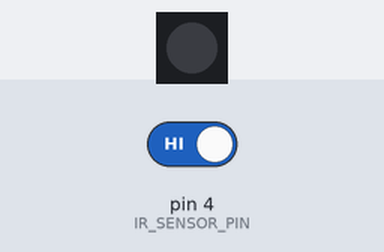
The sketch below on a simulated Arduino Uno, built with avr-gcc and run on an emulated ATmega328P. On the bench: 1 RGB LEDs in strip order, left to right. Inputs (shaded band) come from the test bench; at power-on: pin 4 (IR_SENSOR_PIN) HIGH.

Above: at 1.2 s.
1.3 s: pin 4 (IR_SENSOR_PIN) driven LOW
At 1.45 s:
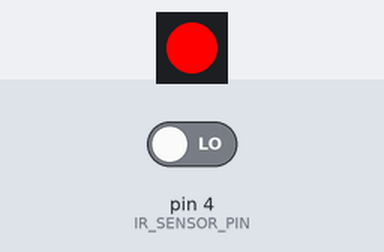
At 4.2 s:
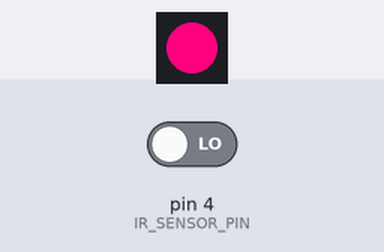
4.3 s: pin 4 (IR_SENSOR_PIN) driven HIGH
5.8 s: pin 4 (IR_SENSOR_PIN) driven LOW
At 5.95 s:
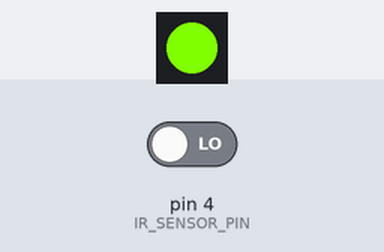
Timing chart, 0 to 14.8 s (numbered marks = the images above; inputs shaded):
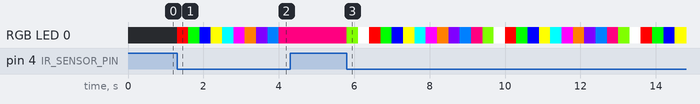

Measured:
- after the input at 1.3 s, RGB LED 0: off → RGB(255, 0, 0) at once, → RGB(0, 255, 0) 0.30 s later, → RGB(0, 0, 255) 0.30 s later, → RGB(255, 255, 0) 0.30 s later, … (10 changes in this stretch)
- after the input at 4.3 s, every drawn part: stays the same

The sketch:

ColorChangingIRSensor.ino
```cpp
#include <Adafruit_NeoPixel.h>

#define LED_PIN 15        // Pin where WS2812 LED strip is connected
#define NUM_LEDS 1       // Number of LEDs in the strip
#define IR_SENSOR_PIN 4  // Pin where IR sensor is connected

Adafruit_NeoPixel strip(NUM_LEDS, LED_PIN, NEO_GRB + NEO_KHZ800);

int colorIndex = 0;  // To track which color is active

// Define 12 colors in RGB format
uint32_t colors[12] = {
  strip.Color(255, 0, 0),     // Red
  strip.Color(0, 255, 0),     // Green
  strip.Color(0, 0, 255),     // Blue
  strip.Color(255, 255, 0),   // Yellow
  strip.Color(0, 255, 255),   // Cyan
  strip.Color(255, 0, 255),   // Magenta
  strip.Color(255, 128, 0),   // Orange
  strip.Color(128, 0, 255),   // Purple
  strip.Color(0, 128, 255),   // Sky Blue
  strip.Color(255, 0, 128),   // Pink
  strip.Color(128, 255, 0),   // Lime
  strip.Color(255, 255, 255)  // White
};

void setup() {
  pinMode(IR_SENSOR_PIN, INPUT);
  strip.begin();
  strip.show(); // Initialize all pixels to 'off'
}

void loop() {
  int irState = digitalRead(IR_SENSOR_PIN);

  if (irState == LOW) { // IR sensor detects object (LOW means object detected in most IR modules)
    changeColor();
    delay(300); // debounce delay to avoid rapid changes
  }
}

void changeColor() {
  // Set the strip to the current color
  for (int i = 0; i < NUM_LEDS; i++) {
    strip.setPixelColor(i, colors[colorIndex]);
  }
  strip.show();

  // Move to next color
  colorIndex++;
  if (colorIndex >= 12) {
    colorIndex = 0; // Reset after last color
  }
}
```
